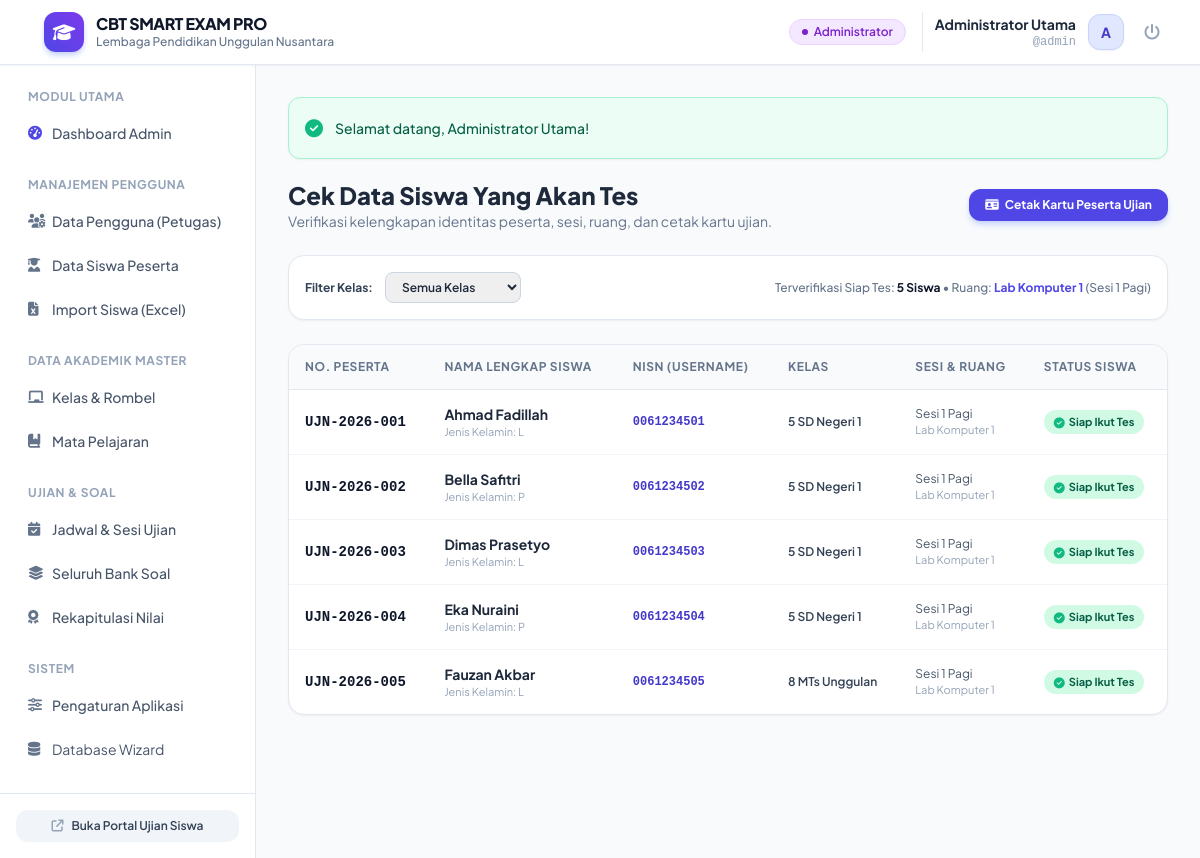
The app's page /operator/siswa_tes.php (signed in) with its own data.
### tables this page shows
CREATE TABLE `exams` (
  `id` INT AUTO_INCREMENT PRIMARY KEY,
  `title` VARCHAR(200) NOT NULL,
  `bank_id` INT NOT NULL,
  `class_ids` TEXT NULL,  
  `session_name` VARCHAR(50) DEFAULT 'Sesi 1',
  `room` VARCHAR(50) DEFAULT 'Ruang 01',
  `start_time` DATETIME NOT NULL,
  `end_time` DATETIME NOT NULL,
  `duration_minutes` INT NOT NULL DEFAULT 60,
  `current_token` VARCHAR(10) DEFAULT 'ABCXYZ',
  `is_token_active` TINYINT(1) DEFAULT 1,
  `randomize_questions` TINYINT(1) DEFAULT 1,
  `randomize_options` TINYINT(1) DEFAULT 1,
  `show_results_immediately` TINYINT(1) DEFAULT 0,
  `anti_cheat_enabled` TINYINT(1) DEFAULT 1,
  `status` ENUM('draft', 'active', 'finished') DEFAULT 'active',
  `created_by` INT NOT NULL,
  `created_at` TIMESTAMP DEFAULT CURRENT_TIMESTAMP,
  FOREIGN KEY (`bank_id`) REFERENCES `question_banks`(`id`) ON DELETE CASCADE,
  FOREIGN KEY (`created_by`) REFERENCES `users`(`id`) ON DELETE CASCADE
);

CREATE TABLE `students` (
  `id` INT AUTO_INCREMENT PRIMARY KEY,
  `nisn` VARCHAR(30) NOT NULL UNIQUE,
  `exam_number` VARCHAR(50) NOT NULL UNIQUE,
  `full_name` VARCHAR(150) NOT NULL,
  `class_id` INT NOT NULL,
  `password` VARCHAR(255) NOT NULL,
  `gender` ENUM('L', 'P') DEFAULT 'L',
  `is_logged_in` TINYINT(1) DEFAULT 0,
  `last_login` DATETIME NULL,
  `created_at` TIMESTAMP DEFAULT CURRENT_TIMESTAMP,
  FOREIGN KEY (`class_id`) REFERENCES `classes`(`id`) ON DELETE CASCADE
);

CREATE TABLE `classes` (
  `id` INT AUTO_INCREMENT PRIMARY KEY,
  `name` VARCHAR(50) NOT NULL,
  `level` VARCHAR(20) NOT NULL,
  `major` VARCHAR(50) DEFAULT 'Umum',
  `created_at` TIMESTAMP DEFAULT CURRENT_TIMESTAMP
);

### operator/siswa_tes.php (the view, shortened to what this page needs)
<?php
require_once __DIR__ . '/../app/helpers.php';
$pdo = Database::getConnection();
$filterClass = (int)($_GET['class_id'] ?? 0);
$where = $filterClass > 0 ? "WHERE s.class_id = $filterClass" : "";
$students = $pdo->query("SELECT s.*, c.name as class_name
                         FROM students s
                         JOIN classes c ON s.class_id = c.id
                         $where
                         ORDER BY c.name ASC, s.full_name ASC")->fetchAll();
$activeExam = $pdo->query("SELECT * FROM exams WHERE status = 'active' ORDER BY id DESC LIMIT 1")->fetch();
require_once __DIR__ . '/../includes/header.php';
?>
<div class="space-y-6">
    <div class="flex flex-col sm:flex-row sm:items-center justify-between gap-4">
        <div>
            <h1 class="text-2xl font-black text-slate-800">Cek Data Siswa Yang Akan Tes</h1>
            <p class="text-sm text-slate-500">Verifikasi kelengkapan identitas peserta, sesi, ruang, dan cetak kartu ujian.</p>
        </div>
        <div class="flex items-center space-x-2">
            <button onclick="window.print()" class="px-4 py-2 bg-indigo-600 hover:bg-indigo-700 text-white font-bold rounded-xl text-xs transition shadow-md shadow-indigo-200 flex items-center">
                <i class="fa-solid fa-id-card mr-1.5"></i> Cetak Kartu Peserta Ujian
            </button>
        </div>
    </div>
    <div class="bg-white p-4 rounded-2xl border border-slate-200 shadow-sm flex flex-col sm:flex-row sm:items-center justify-between gap-4 text-xs">
        <form method="GET" action="" class="flex items-center space-x-3">
            <label class="font-bold text-slate-700">Filter Kelas:</label>
            <select name="class_id" onchange="this.form.submit()" class="px-3 py-1.5 rounded-lg border border-slate-300 text-xs font-semibold">
                <option value="0">Semua Kelas</option>
            </select>
        </form>
        <div class="text-slate-500 font-medium">
            Terverifikasi Siap Tes: <strong class="text-slate-900"><?= count($students) ?> Siswa</strong>
            <?php if ($activeExam): ?>
                &bull; Ruang: <span class="text-indigo-600 font-bold"><?= e($activeExam['room']) ?></span> (<?= e($activeExam['session_name']) ?>)
            <?php endif; ?>
        </div>
    </div>
    <div class="bg-white rounded-2xl border border-slate-200 shadow-sm overflow-hidden">
        <div class="overflow-x-auto">
            <table class="w-full text-left text-xs">
                <thead>
                    <tr class="bg-slate-50 text-slate-500 uppercase tracking-wider font-semibold border-b border-slate-200">
                        <th class="py-3.5 px-4">No. Peserta</th>
                        <th class="py-3.5 px-4">Nama Lengkap Siswa</th>
                        <th class="py-3.5 px-4">NISN (Username)</th>
                        <th class="py-3.5 px-4">Kelas</th>
                        <th class="py-3.5 px-4">Sesi & Ruang</th>
                        <th class="py-3.5 px-4">Status Siswa</th>
                    </tr>
                </thead>
                <tbody class="divide-y divide-slate-100">
                    <?php if (empty($students)): ?>
                        <tr><td colspan="6" class="py-8 text-center text-slate-400">Tidak ada data siswa ditemukan.</td></tr>
                    <?php else: ?>
                        <?php foreach ($students as $s): ?>
                            <tr class="hover:bg-slate-50/80 transition">
                                <td class="py-3.5 px-4 font-mono font-bold text-slate-900 text-sm">
                                    <?= e($s['exam_number']) ?>
                                </td>
                                <td class="py-3.5 px-4">
                                    <div class="font-bold text-slate-800 text-sm"><?= e($s['full_name']) ?></div>
                                    <span class="text-[11px] text-slate-400">Jenis Kelamin: <?= $s['gender'] === 'L' ? 'L' : 'P' ?></span>
                                </td>
                                <td class="py-3.5 px-4 font-mono font-bold text-indigo-700">
                                    <?= e($s['nisn']) ?>
                                </td>
                                <td class="py-3.5 px-4 font-semibold text-slate-700">
                                    <?= e($s['class_name']) ?>
                                </td>
                                <td class="py-3.5 px-4 text-slate-600">
                                    <div><?= e($activeExam['session_name'] ?? 'Sesi 1') ?></div>
                                    <div class="text-[11px] text-slate-400"><?= e($activeExam['room'] ?? 'Lab Komputer') ?></div>
                                </td>
                                <td class="py-3.5 px-4">
                                    <span class="inline-flex items-center px-2.5 py-1 rounded-full text-[11px] font-bold bg-emerald-100 text-emerald-800">
                                        <i class="fa-solid fa-circle-check mr-1 text-emerald-500"></i> Siap Ikut Tes
                                    </span>
                                </td>
                            </tr>
                        <?php endforeach; ?>
                    <?php endif; ?>
                </tbody>
            </table>
        </div>
    </div>
</div>
<?php require_once __DIR__ . '/../includes/footer.php'; ?>

### includes/header.php (style rules this page uses)
body { font-family: 'Plus Jakarta Sans', sans-serif; }

### records on screen
exams: room "Lab Komputer 1", session_name "Sesi 1 Pagi"
students: exam_number "UJN-2026-001", full_name "Ahmad Fadillah", gender "L", nisn "0061234501", class.name "5 SD Negeri 1"
students: exam_number "UJN-2026-002", full_name "Bella Safitri", gender "P", nisn "0061234502", class.name "5 SD Negeri 1"
students: exam_number "UJN-2026-003", full_name "Dimas Prasetyo", gender "L", nisn "0061234503", class.name "5 SD Negeri 1"
students: exam_number "UJN-2026-004", full_name "Eka Nuraini", gender "P", nisn "0061234504", class.name "5 SD Negeri 1"
students: exam_number "UJN-2026-005", full_name "Fauzan Akbar", gender "L", nisn "0061234505", class.name "8 MTs Unggulan"

### other values on screen
$appTitle "CBT SMART EXAM PRO"
$schoolName "Lembaga Pendidikan Unggulan Nusantara"
$badge['label'] "Administrator"
$currentUser['full_name'] "Administrator Utama"
$currentUser['username'] "admin"
substr($currentUser['full_name'] ?? 'U', 0, 1) "A"
$flash['message'] "Selamat datang, Administrator Utama!"
count($students) "5"
